Frame 1 (no input): blank canvas, image omitted
Frame 60 (no input): blank canvas, image omitted
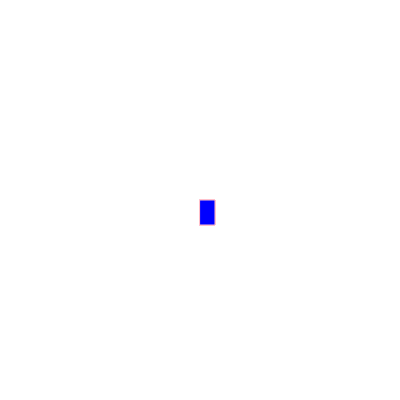
Frame 120 (the mouse pressed at the canvas centre since frame 60)

The p5.js sketch whose frames 1 and 60 were blank and that drew this single picture after the mouse press (run headless with seeded random() and noise() and a simulated clock; from frame 60 on, the mouse is pressed at the canvas centre):

// p5.js sketch
// ── sketch.js
function setup() {
    createCanvas(400, 400);
   background("white")
  }
  
  function draw() {
    
    
    stroke("pink")
    fill("blue")
   
  //console.log(mouseIsPressed);
    if (mouseIsPressed) {
  rect(mouseX,mouseY,15,25)
    }
  }
